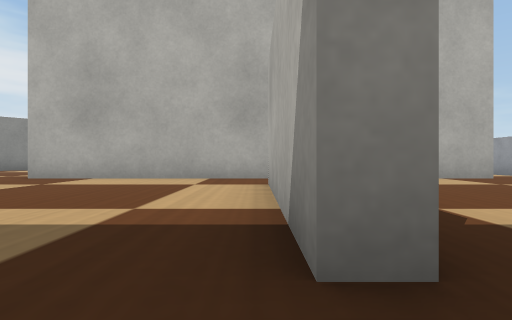
view 1 (above)

18 first-person views from a walk through a robot-simulator world made for Webots. The camera is 0.04 m above the floor, looks level and sees 80° across. The floor is counted in squares, 0.1 m on a side. Each view is taken from the middle of a square. On the plan, view 1 faces up. The plan holds only what a view shows up to about 9 squares ahead; the rest is blank. The robots in the file are not drawn. Webots' stock objects and surfaces are drawn as simple stand-ins.

view 2
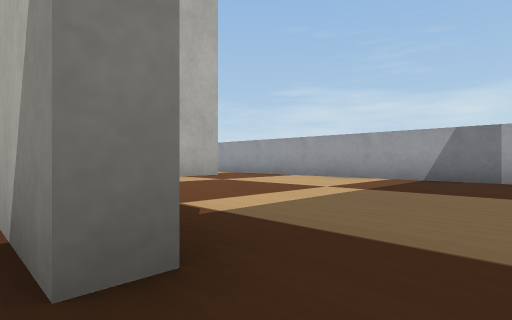

view 3
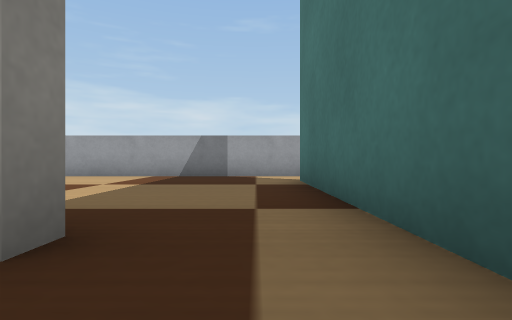

view 4
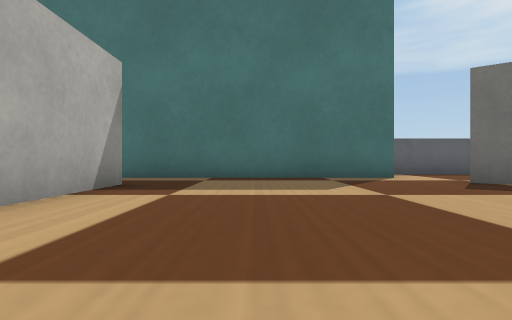

view 5
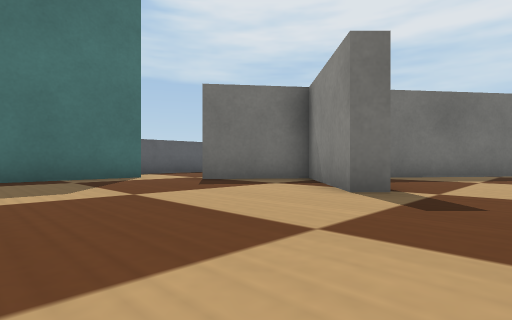

view 6
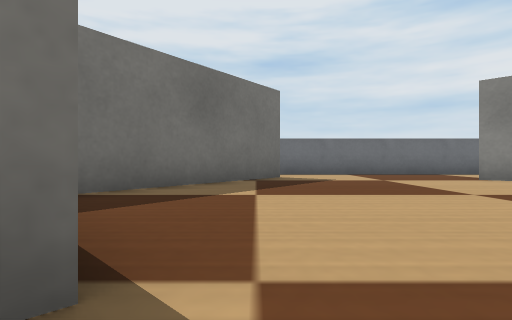

view 7
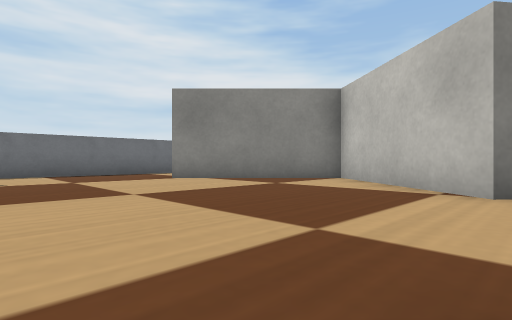

view 8
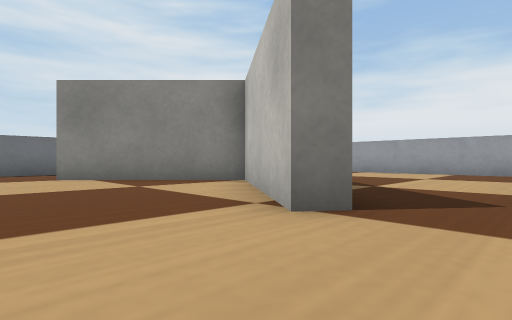

view 9
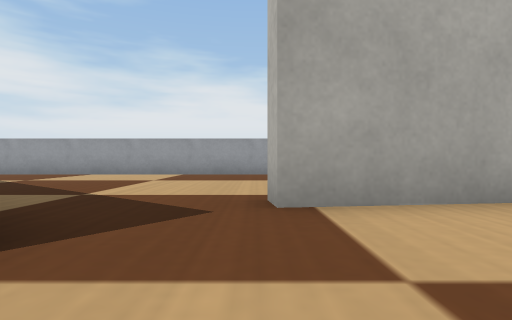

view 10
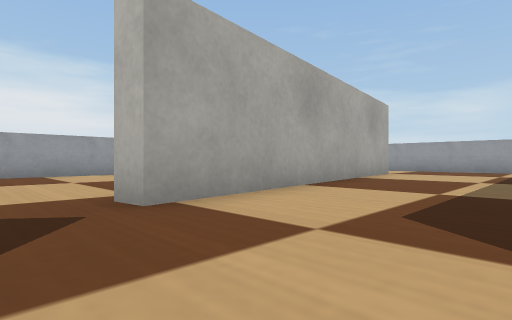

view 11
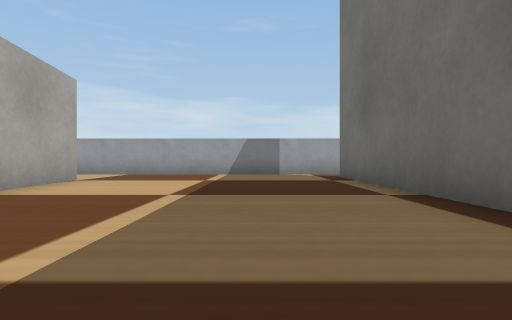

view 12
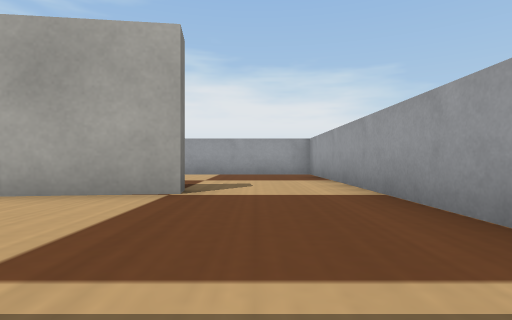

view 13
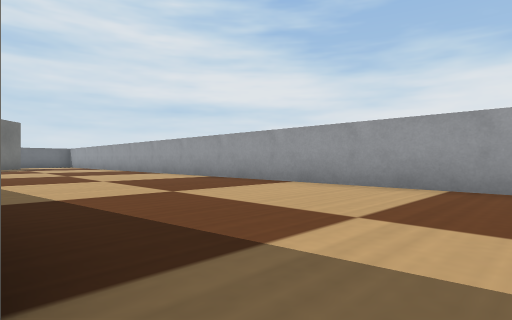

view 14
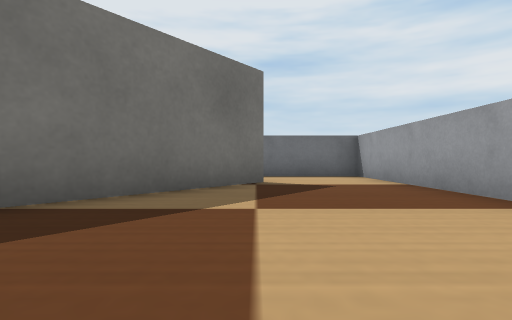

view 15
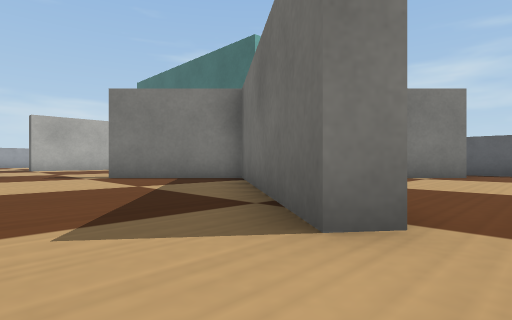

view 16
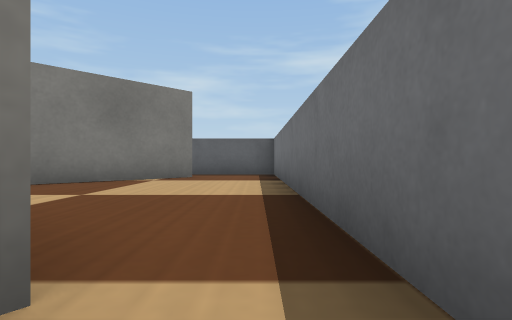

view 17
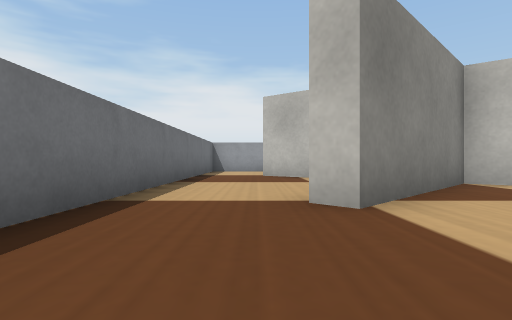

view 18
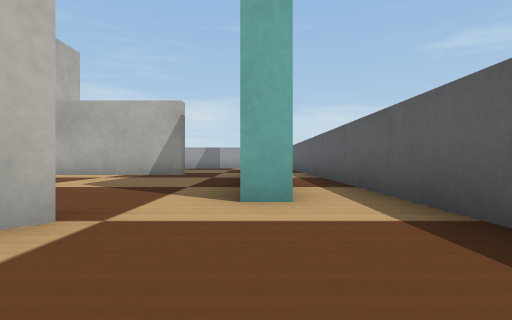

### Floor plan
Points are (right, up) in squares from view 1. A wall is a line through its corners. A room is listed if a view was taken in it or the views show most of it. See-through windows are left out.
Room 1 (views 1, 2, 3, 4, 5, 6, 7, 8, 9, 10, 11, 12, 13, 14, 15, 16, 17, 18)
walls: (-5.2, 10.3) (-5.5, 9.9) (-8.5, 12.2) (-11.1, 9.5) (-11.5, 9.9); (0.2, 7) (5.1, 7); (0.4, 6.5) (-5, 6.5); (0.6, 1) (0.2, 1) (0.2, 4.8); (5.1, 6.5) (3.9, 6.5); (4, 13.1) (4.1, 12.6) (-3.8, 11.6) (-3.9, 12.1); (-5.1, -1.4) (-5.1, -0.9) (4.9, -0.9); (-10.7, 13.9) (-11.9, 14.8); (-12.4, 5.1) (-12.1, 5.6) (-8, 2.4) (-5.8, 4.5) (-5.5, 4.2) (-7.6, 2.1) (-5.7, 0.7); (-11.6, 15.2) (-8.5, 12.8); (-8, -2.5) (1, -2.5); (-11.5, -1.2) (-9.3, 1); (6.5, -1.1) (6.5, 17.5) (-13.5, 17.5) (-13.5, -2.5) (-11.2, -2.5)

Positions as (right, up) in squares from view 1, and headings:
1: (0, 0), facing up
2: (0, 0), facing up-right
3: (-1, 0), facing right
4: (-2, 6), facing down
5: (-2, 6), facing down-left
6: (-5, 5), facing left
7: (-5, 6), facing up-left
8: (-4, 8), facing up-left
9: (-4, 9), facing up
10: (-5, 9), facing up-right
11: (-2, 9), facing right
12: (5, 9), facing up
13: (5, 13), facing up-left
14: (-6, 15), facing left
15: (-13, 7), facing down-right
16: (-13, 6), facing down
17: (-12, 7), facing up
18: (-8, -1), facing right
